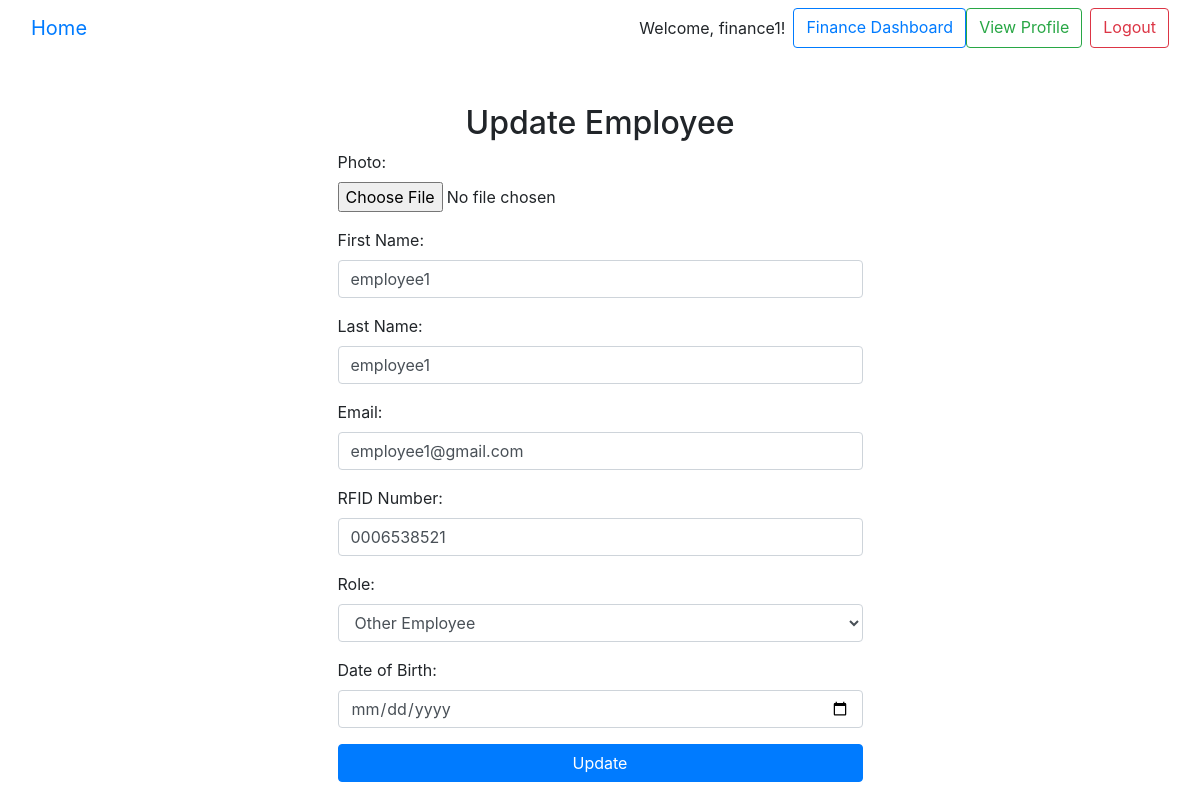
Page /employees/update/7/ (signed in) on the committed database.
### core/models.py (models this page shows, shortened)
class CustomUser(AbstractUser):
    ROLE_CHOICES = [
        ('admin', 'Admin'),
        ('hod', 'Head of Department'),
        ('lecturer', 'Lecturer'),
        ('finance', 'Finance Employee'),
        ('security', 'Security Employee'),
    ]
    is_hod = models.BooleanField(default=False)
    is_finance_employee = models.BooleanField(default=False)
    is_security_employee = models.BooleanField(default=False)
    is_lecturer = models.BooleanField(default=False)
    role = models.CharField(max_length=20, choices=ROLE_CHOICES)
    photo = models.ImageField(upload_to='user_photos/', blank=True, null=True)

### employees/models.py (models this page shows, shortened)
class Employee(models.Model):
    ROLE_CHOICES = [
        ('Finance', 'Finance Employee'),
        ('Security', 'Security Employee'),
        ('Other', 'Other Employee'),
    ]
    first_name = models.CharField(max_length=100)
    last_name = models.CharField(max_length=100)
    email = models.EmailField(unique=True)
    employee_rfidnumber = models.CharField(max_length=50, unique=True)  # RFID for employee entry tracking
    role = models.CharField(max_length=10, choices=ROLE_CHOICES)
    date_of_birth = models.DateField(null=True, blank=True)
    photo = models.ImageField(upload_to='employee_photos/', blank=True, null=True)  # Employee photo field
    created_by = models.ForeignKey(CustomUser, on_delete=models.SET_NULL, null=True, related_name='employees_created')

### employees/views.py (the view, shortened to what this page needs)
# urls.py: path('update/<int:employee_id>/', views.update_employee, name='update_employee'),
@login_required
def update_employee(request, employee_id):
    if not is_finance(request.user):
        raise PermissionDenied
    employee = get_object_or_404(Employee, id=employee_id)
    return render(request, 'employees/update_employee.html', {'employee': employee})

### employees/views.py (called while the page is built)
def is_finance(user):
    return user.is_authenticated and user.role == 'finance'

### employees/templates/employees/update_employee.html (shortened to what this page needs)
{% extends 'base.html' %}
{% block content %}
<div class="container col-md-6 mt-5">
    <h2 class="text-center">Update Employee</h2>
    <form method="post" enctype="multipart/form-data">
        <div class="form-group">
            <label for="photo">Photo:</label>
            <input type="file" name="photo" id="photo" class="form-control-file">
        </div>
        <div class="form-group">
            <label for="first_name">First Name:</label>
            <input type="text" name="first_name" id="first_name" value="{{ employee.first_name }}" class="form-control" required>
        </div>
        <div class="form-group">
            <label for="last_name">Last Name:</label>
            <input type="text" name="last_name" id="last_name" value="{{ employee.last_name }}" class="form-control" required>
        </div>
        <div class="form-group">
            <label for="email">Email:</label>
            <input type="email" name="email" id="email" value="{{ employee.email }}" class="form-control" required>
        </div>
        <div class="form-group">
            <label for="employee_rfidnumber">RFID Number:</label>
            <input type="text" name="employee_rfidnumber" id="employee_rfidnumber" value="{{ employee.employee_rfidnumber }}" class="form-control" required>
        </div>
        <div class="form-group">
            <label for="role">Role:</label>
            <select name="role" id="role" class="form-control" required>
                <option value="Other" {% if employee.role == 'Other' %}selected{% endif %}>Other Employee</option>
            </select>
        </div>
        <div class="form-group">
            <label for="date_of_birth">Date of Birth:</label>
            <input type="date" name="date_of_birth" id="date_of_birth" value="{{ employee.date_of_birth }}" class="form-control">
        </div>
        <button type="submit" class="btn btn-primary btn-block">Update</button>
    </form>
</div>
{% endblock %}

### core/templates/base.html (shortened to what this page needs)
<!DOCTYPE html>
<html lang="en">
<head>
    <link href="https://maxcdn.bootstrapcdn.com/bootstrap/4.5.2/css/bootstrap.min.css" rel="stylesheet">
</head>
<body>
    <nav class="navbar navbar-expand-lg bg-body-tertiary">
        <div class="container-fluid">
            <a class="navbar-brand" href="{% url 'core:home' %}">Home</a>
          <form class="d-flex" role="search">
            {% if user.is_authenticated %}
                <span class="navbar-text">Welcome, {{ user.username }}!</span>
                {% if user.is_hod %}
                    <a href="{% url 'dashboard:hod_dashboard' %}" class="btn btn-outline-primary ml-2">HOD Dashboard</a>
                {% elif user.is_lecturer %}
                    <a href="{% url 'dashboard:lecturer_dashboard' %}" class="btn btn-outline-primary ml-2">Lecturer Dashboard</a>
                {% elif user.is_finance_employee %}
                    <a href="{% url 'dashboard:finance_dashboard' %}" class="btn btn-outline-primary ml-2">Finance Dashboard</a>
                {% elif user.is_security_employee %}
                    <a href="{% url 'dashboard:security_dashboard' %}" class="btn btn-outline-primary ml-2">Security Dashboard</a>
                {% endif %}
                <a href="{% url 'core:profile' %}" class="btn btn-outline-success">View Profile</a>
                <a href="{% url 'core:logout' %}" class="btn btn-outline-danger ml-2">Logout</a>
            {% else %}
                <a href="{% url 'core:login' %}" class="btn btn-outline-primary ml-2">Login</a>
            {% endif %}
          </form>
        </div>
    </nav>
    <div class="container mt-4">
        {% block content %}{% endblock %}
    </div>
</body>
</html>

### rows in the picture
CustomUser: username "finance1"
Employee: first_name "employee1", last_name "employee1", email "employee1@gmail.com", employee_rfidnumber "0006538521", role "Other Employee"
